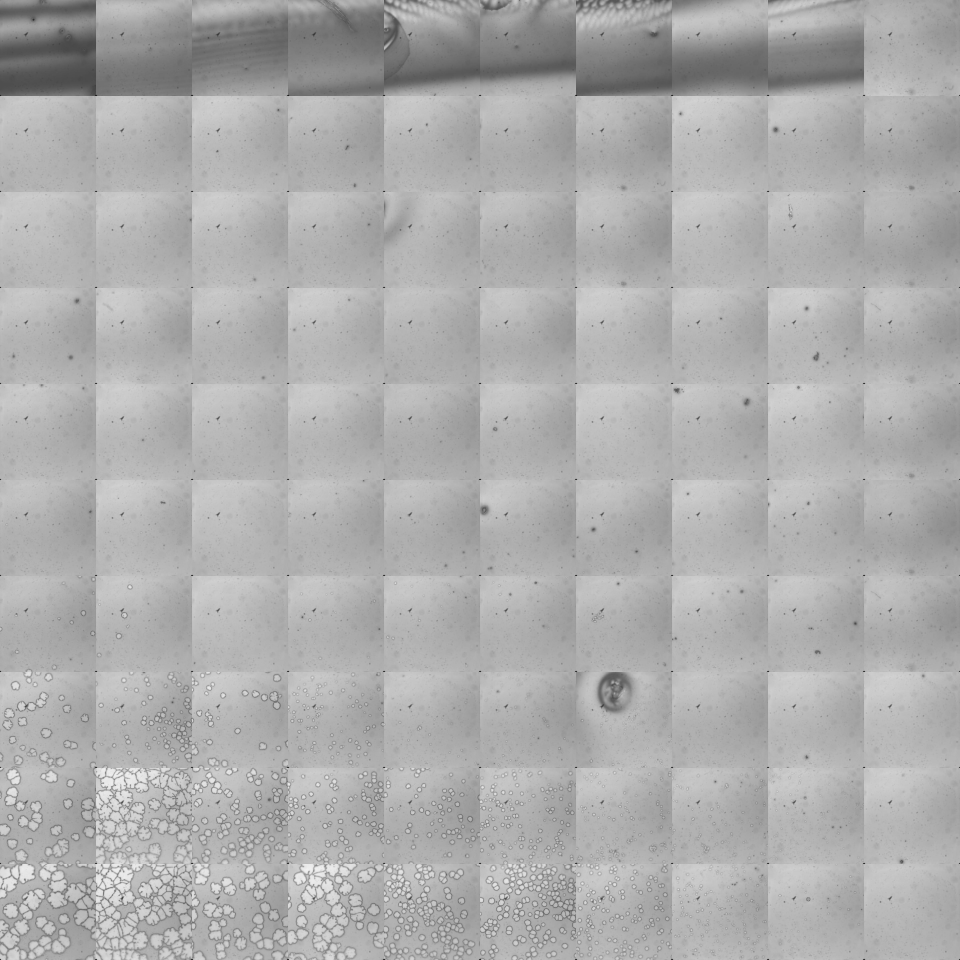
#> input picture Raymond/16px_cornercrop_glance.jpg, 4800 x 4800 px (shown at 1/5 size)
$ python thresh.py ../16px_cornercrop_glance.jpg
#> lines starting #> are read from the running program, lines starting #| are printed output that depends on the picture; after the words box and inside, x2 and y2 are one past the last pixel; in counts of white or black regions, pixels touching at a corner belong together; long printed decimals are rounded
#!/usr/bin/env python3

from os import sys
from skimage import io, exposure
from skimage.filters import try_all_threshold
from matplotlib import pyplot as plt
import numpy as np
import cv2 as cv

def Main():
   file_names = sys.argv[1:]

   if len(file_names) == 0:
      print('No files to process in program arguments')
      return

   for name in file_names:
      img = io.imread(name, as_gray=True)
#> img is the input picture: shape (4800, 4800); min 0, max 250, mean 173.5
      print('image variance=', (img / 255).var())
#| image variance= 0.006481

      # contrast adjustment
      #p2, p98 = np.percentile(img, (5, 95))
      #img = exposure.rescale_intensity(img, in_range=(p2, p98))

      img = cv.adaptiveThreshold(img, 255, cv.ADAPTIVE_THRESH_GAUSSIAN_C, cv.THRESH_BINARY, 21, 4)
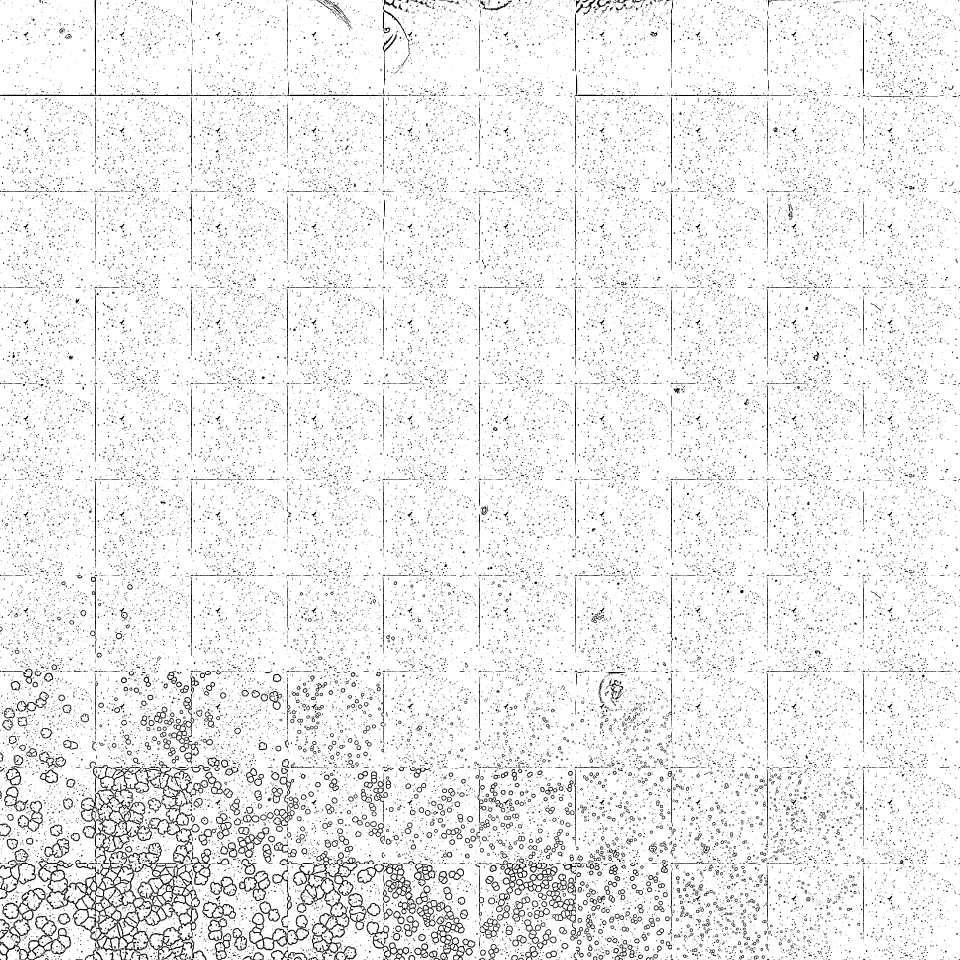
#> img: shape (4800, 4800) (shown at 1/5 size); 93.7% white; 55252 black regions (41329 under 20 px), largest, box (x1, y1, x2, y2) and area: (189, 3824, 1056, 4800) 123395, (1432, 4254, 1870, 4800) 25802, (0, 4439, 356, 4800) 19891
      #img = cv.adaptiveThreshold(img, 255, cv.ADAPTIVE_THRESH_MEAN_C, cv.THRESH_BINARY, 21, 4)

      plt.imshow(img, cmap=plt.cm.gray)
      plt.show()

      #fig, ax = try_all_threshold(img, figsize=(10, 8), verbose=False)
      #plt.show()

      accept = input('Continue ? (Y/N) ')
#> the answer given: n
      if len(accept) and accept.upper()[0] != 'Y': break

if __name__ == '__main__':
   Main()
